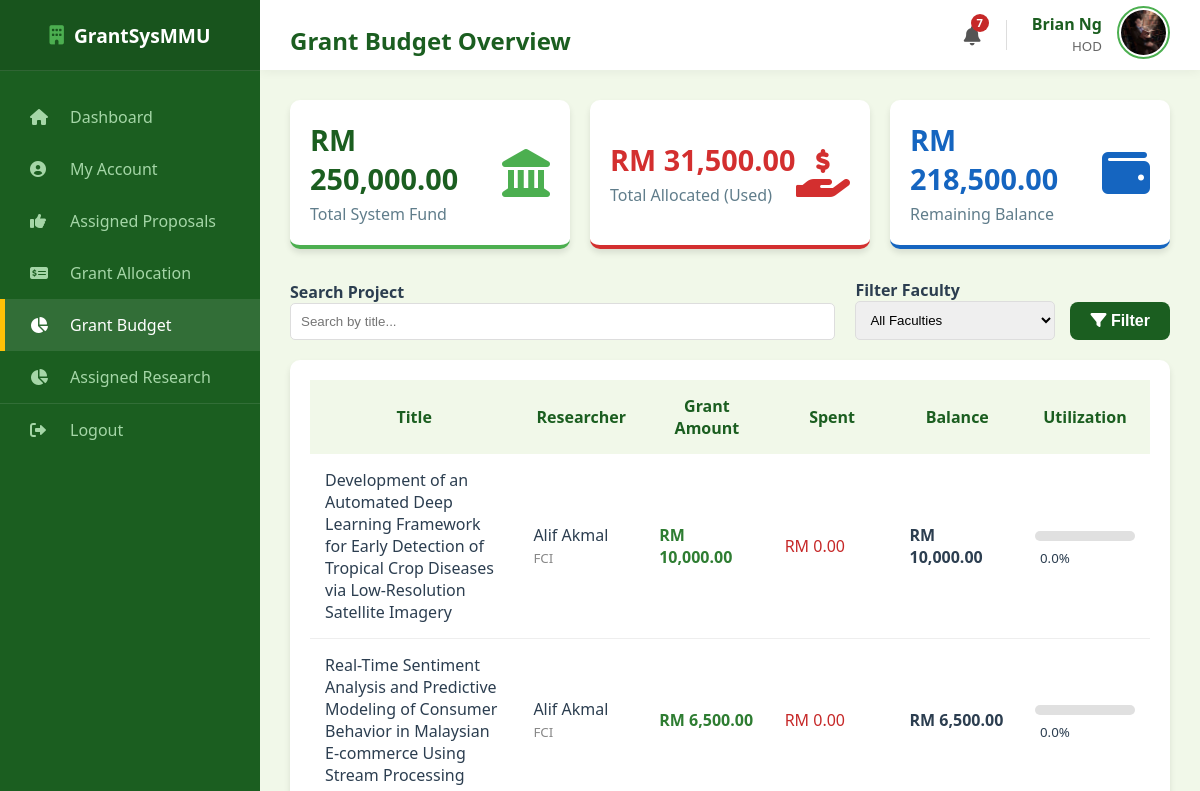
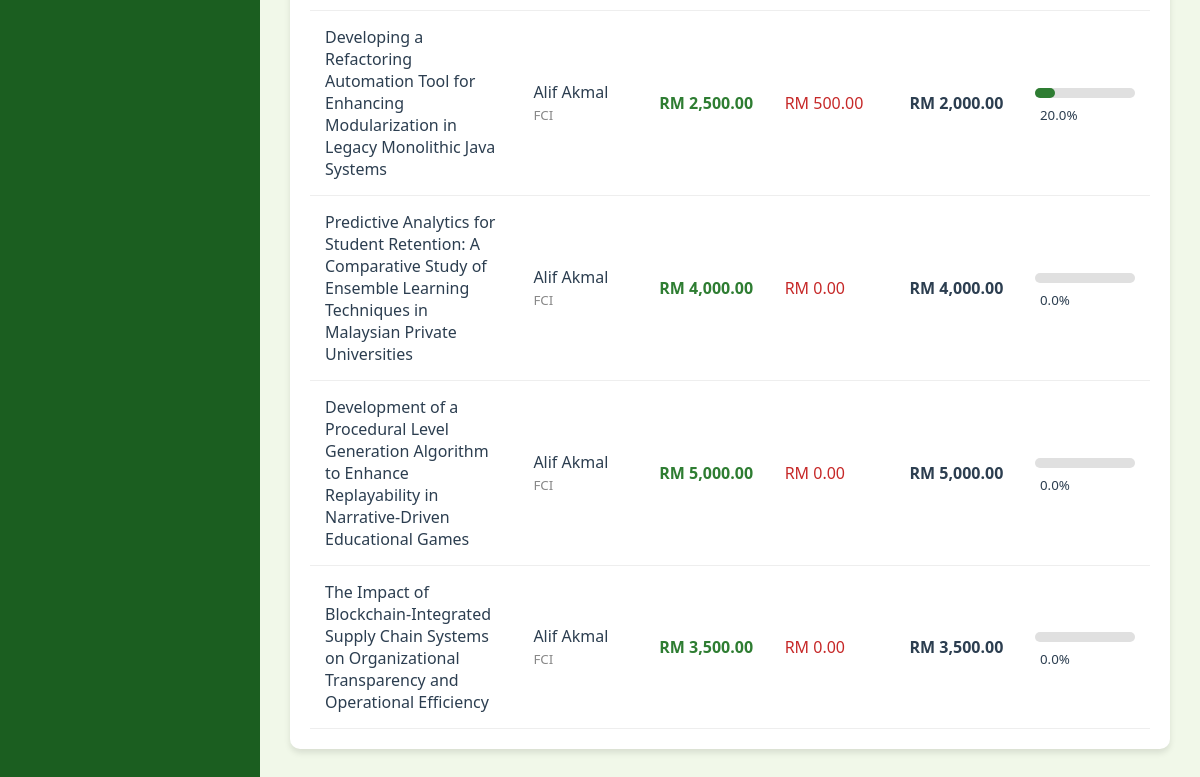
Page /hod/grant_budget (signed in) on the earlier database version (2 pictures, top to bottom).
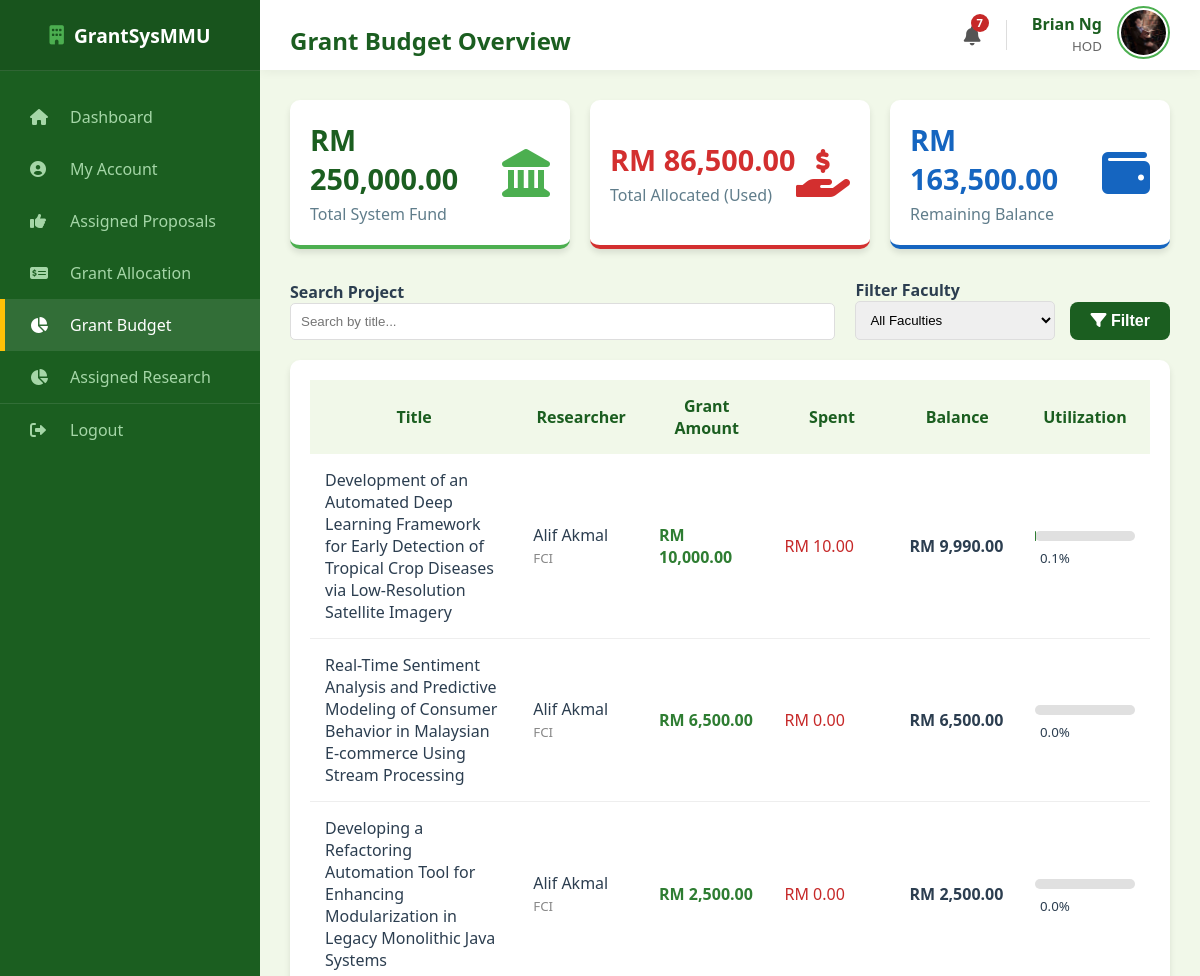
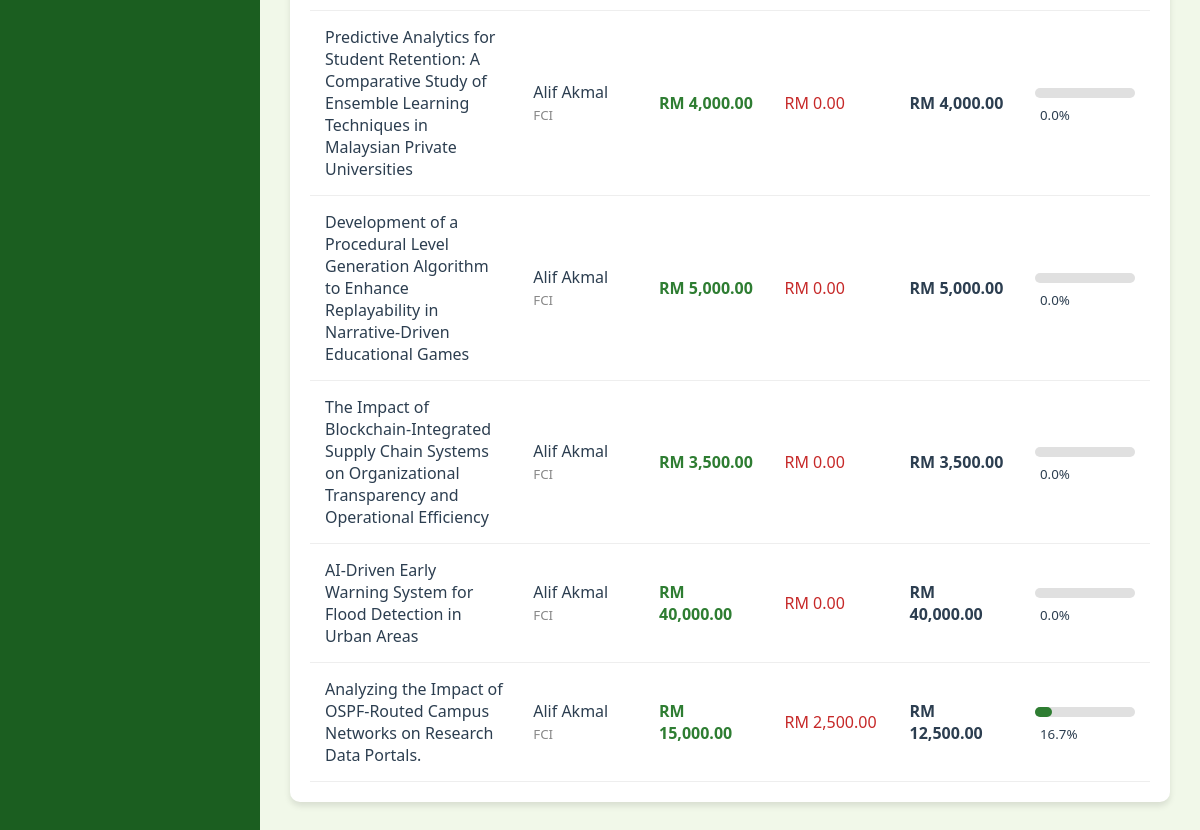
Same page on the later database version (2 pictures, top to bottom).
### models.py (models this page shows, shortened)
class User(db.Model):
    __tablename__ = "user"
    mmu_id = db.Column(db.String(15), primary_key=True)
    name = db.Column(db.String(150), nullable=False)
    email = db.Column(db.String(100), unique=True, nullable=False)
    password = db.Column(db.String(100), nullable=False)
    faculty = db.Column(db.String(100), nullable=False)
    user_role = db.Column(db.String(25), nullable=False)
    profile_image = db.Column(db.String(20), nullable=False, default="default.jpg")
    phone_number = db.Column(db.String(20), nullable=True)
    admin_profile = db.relationship(
        "Admin", backref="user_info", uselist=False, cascade="all, delete-orphan"
    )
    researcher_profile = db.relationship(
        "Researcher", backref="user_info", uselist=False, cascade="all, delete-orphan"
    )
    reviewer_profile = db.relationship(
        "Reviewer", backref="user_info", uselist=False, cascade="all, delete-orphan"
    )
    hod_profile = db.relationship(
        "HOD", backref="user_info", uselist=False, cascade="all, delete-orphan"
    )

class Grant(db.Model):
    __tablename__ = "grant"
    grant_id = db.Column(db.Integer, primary_key=True)
    grant_amount = db.Column(db.Float, nullable=False)
    award_date = db.Column(db.DateTime, default=malaysia_now)
    proposal_id = db.Column(
        db.Integer, db.ForeignKey("proposal.proposal_id"), nullable=False
    )
    proposal = db.relationship(
        "Proposal", backref=db.backref("grant_award", uselist=False)
    )

class Proposal(db.Model):
    __tablename__ = "proposal"
    proposal_id = db.Column(db.Integer, primary_key=True)
    title = db.Column(db.String(255), nullable=False)
    research_area = db.Column(db.String(100), nullable=False, default="General")
    requested_budget = db.Column(db.Float, nullable=False)
    status = db.Column(db.String(30), nullable=False, default="Draft")
    submission_date = db.Column(db.Date, default=malaysia_now)
    document_file = db.Column(db.String(100), nullable=True)
    review_score = db.Column(db.Integer, nullable=True)
    review_feedback = db.Column(db.Text, nullable=True)
    review_draft = db.Column(db.Text, nullable=True)
    researcher_id = db.Column(
        db.Integer, db.ForeignKey("researcher.researcher_id"), nullable=False
    )
    cycle_id = db.Column(
        db.Integer, db.ForeignKey("grant_cycle.cycle_id"), nullable=False
    )
    assigned_reviewer_id = db.Column(
        db.Integer, db.ForeignKey("reviewer.reviewer_id"), nullable=True
    )
    assigned_hod_id = db.Column(db.Integer, db.ForeignKey("hod.hod_id"), nullable=True)
    reviewer = db.relationship("Reviewer", foreign_keys=[assigned_reviewer_id])
    hod = db.relationship("HOD", foreign_keys=[assigned_hod_id])
    deadlines = db.relationship(
        "Deadline", backref="proposal", cascade="all, delete-orphan"
    )

### routes/hod_routes.py (the view)
@hod_bp.route("/hod/grant_budget")
def hod_grant_budget():
    if session.get("role") != "HOD":
        return redirect(url_for("hod.hod_login"))
    user = User.query.get(session["user_id"])
    current_hod = HOD.query.filter_by(mmu_id=user.mmu_id).first()
    total_budget_in = db.session.query(func.sum(Budget.amount)).scalar() or 0.0
    total_grants_out = db.session.query(func.sum(Grant.grant_amount)).scalar() or 0.0
    remaining_balance = total_budget_in - total_grants_out
    search_query = request.args.get("search", "")
    filter_faculty = request.args.get("faculty", "")
    page = request.args.get("page", 1, type=int)
    per_page = 8
    query = (
        Proposal.query.join(Grant)
        .filter(Proposal.assigned_hod_id == current_hod.hod_id)
        .join(Researcher)
        .join(User)
    )
    if search_query:
        query = query.filter(Proposal.title.ilike(f"%{search_query}%"))
    if filter_faculty:
        query = query.filter(User.faculty == filter_faculty)
    pagination = query.paginate(page=page, per_page=per_page, error_out=False)
    proposal_data = []
    for p in pagination.items:
        spent = (
            db.session.query(func.sum(ProgressReport.financial_usage))
            .filter_by(proposal_id=p.proposal_id)
            .scalar()
            or 0.0
        )
        grant_amount = p.grant_award.grant_amount
        proposal_data.append(
            {
                "proposal": p,
                "spent": spent,
                "grant_amount": grant_amount,
                "balance": grant_amount - spent,
                "utilization": (spent / grant_amount * 100) if grant_amount > 0 else 0,
            }
        )
    return render_template(
        "hod_grant_budget.html",
        user=user,
        total_fund=total_budget_in,
        total_allocated=total_grants_out,
        current_balance=remaining_balance,
        proposal_data=proposal_data,
        pagination=pagination,
        faculties=Faculty.query.all(),
    )

### templates/hod_grant_budget.html (shortened to what this page needs)
<!DOCTYPE html>
<html lang="en">
<head>
    <link rel="stylesheet" type="text/css" href="{{ url_for('static', filename='style.css') }}">
    <link rel="stylesheet" href="https://cdnjs.cloudflare.com/ajax/libs/font-awesome/6.0.0/css/all.min.css">
</head>
<body>
    <div class="dashboard-container">
        <div class="sidebar">
            <div class="sidebar-header"><i class="fas fa-building"
                    style="margin-right: 10px; color: var(--secondary-color);"></i> GrantSysMMU</div>
            <ul class="sidebar-menu">
                <li><a href="{{ url_for('hod.hod_dashboard') }}"><i class="fas fa-home"></i> Dashboard</a></li>
                <li><a href="{{ url_for('hod.hod_profile') }}"><i class="fas fa-user-circle"></i> My Account</a></li>
                <li><a href="{{ url_for('hod.hod_assigned_proposals') }}"><i class="fas fa-thumbs-up"></i>
                        Assigned Proposals</a></li>
                <li><a href="{{ url_for('hod.hod_grant_allocation') }}"><i class="fas fa-money-check-alt"></i> Grant Allocation</a></li>
                <li class="active"><a href="{{ url_for('hod.hod_grant_budget') }}"><i class="fas fa-chart-pie"></i> Grant Budget</a></li>
                <li><a href="{{ url_for('hod.hod_assigned_research') }}"><i class="fas fa-chart-pie"></i> Assigned Research</a></li>
                <li style="margin-top: auto; border-top: 1px solid rgba(255,255,255,0.1);">
                    <a href="{{ url_for('auth.logout') }}"><i class="fas fa-sign-out-alt"></i> Logout</a>
                </li>
            </ul>
        </div>
        <div class="main-content">
            <div class="top-bar">
                <h2>Grant Budget Overview</h2>
                <div style="display: flex; align-items: center; gap: 25px;">
                    <a href="{{ url_for('auth.view_notifications') }}"
                        style="position: relative; color: #555; font-size: 1.2rem; text-decoration: none;">
                        <i class="fas fa-bell"></i>
                        {% if unread_notifications > 0 %}
                        <span
                            style="position: absolute; top: -8px; right: -8px; background: #c62828; color: white; border-radius: 50%; width: 18px; height: 18px; font-size: 0.7rem; display: flex; align-items: center; justify-content: center; font-weight: bold;">
                            {{ unread_notifications }}
                        </span>
                        {% endif %}
                    </a>
                    <div style="display: flex; align-items: center; gap: 15px;">
                        <div style="text-align: right; line-height: 1.3;">
                            <span style="display: block; font-weight: bold; color: #1b5e20;">{{ user.name }}</span>
                            <small style="color: #666;">HOD</small>
                        </div>
                        <a href="{{ url_for('hod.hod_profile') }}">
                            <img src="{{ url_for('static', filename='profile_pics/' + user.profile_image) }}"
                                alt="Profile"
                                style="width: 45px; height: 45px; border-radius: 50%; object-fit: cover; border: 2px solid #4caf50; padding: 2px;">
                        </a>
                    </div>
                </div>
            </div>
            <div class="content-wrapper">
                <div class="stats-grid">
                    <div class="stat-card" style="border-bottom-color: #4caf50;">
                        <div class="stat-info">
                            <h3 style="font-size: 1.8rem;">RM {{ "{:,.2f}".format(total_fund) }}</h3>
                            <p>Total System Fund</p>
                        </div>
                        <i class="fas fa-landmark stat-icon" style="color: #4caf50;"></i>
                    </div>
                    <div class="stat-card" style="border-bottom-color: #d32f2f;">
                        <div class="stat-info">
                            <h3 style="color: #d32f2f; font-size: 1.8rem;">RM {{ "{:,.2f}".format(total_allocated) }}</h3>
                            <p>Total Allocated (Used)</p>
                        </div>
                        <i class="fas fa-hand-holding-usd stat-icon" style="color: #d32f2f;"></i>
                    </div>
                    <div class="stat-card" style="border-bottom-color: #1565c0;">
                        <div class="stat-info">
                            <h3 style="color: #1565c0; font-size: 1.8rem;">RM {{ "{:,.2f}".format(current_balance) }}</h3>
                            <p>Remaining Balance</p>
                        </div>
                        <i class="fas fa-wallet stat-icon" style="color: #1565c0;"></i>
                    </div>
                </div>
                <div class="section-card" style="margin-bottom: 20px;">
                    <form method="GET" action="{{ url_for('hod.hod_grant_budget') }}" style="display: flex; gap: 15px; align-items: flex-end;">
                        <div style="flex: 1;">
                            <label style="font-weight: bold;">Search Project</label>
                            <input type="text" name="search" placeholder="Search by title..." value="{{ request.args.get('search', '') }}" style="width: 95%; padding: 10px; border: 1px solid #ddd; border-radius: 5px;">
                        </div>
                        <div style="width: 200px;">
                            <label style="font-weight: bold;">Filter Faculty</label>
                            <select name="faculty" style="width: 100%; padding: 10px; border: 1px solid #ddd; border-radius: 5px;">
                                <option value="">All Faculties</option>
                            </select>
                        </div>
                        <button type="submit" class="btn-primary" style="width: auto; padding: 10px 20px;"><i class="fas fa-filter"></i> Filter</button>
                    </form>
                </div>
                <div class="table-card">
                    <table style="width: 100%; border-collapse: collapse;">
                        <thead>
                            <tr style="background: #f1f8e9; color: #1b5e20;">
                                <th style="padding: 15px; width:25%;">Title</th>
                                <th style="padding: 15px; width:15%;">Researcher</th>
                                <th style="padding: 15px; width:15%;">Grant Amount</th>
                                <th style="padding: 15px; width:15%;">Spent</th>
                                <th style="padding: 15px; width:15%;">Balance</th>
                                <th style="padding: 15px; width:15%;">Utilization</th>
                            </tr>
                        </thead>
                        <tbody>
                            {% for item in proposal_data %}
                            <tr style="border-bottom: 1px solid #eee;">
                                <td style="padding: 15px; font-weight: 500;">{{ item.proposal.title }}</td>
                                <td style="padding: 15px;">{{ item.proposal.researcher.user_info.name }}<br><small style="color:#888;">{{ item.proposal.researcher.user_info.faculty }}</small></td>
                                <td style="padding: 15px; color: #2e7d32; font-weight: bold;">RM {{ "{:,.2f}".format(item.grant_amount) }}</td>
                                <td style="padding: 15px; color: #c62828;">RM {{ "{:,.2f}".format(item.spent) }}</td>
                                <td style="padding: 15px; font-weight: bold;">RM {{ "{:,.2f}".format(item.balance) }}</td>
                                <td style="padding: 15px;">
                                    <div style="background: #e0e0e0; border-radius: 10px; height: 10px; width: 100px; display: inline-block;">
                                        <div style="background: {% if item.utilization > 90 %}#c62828{% elif item.utilization > 50 %}#fbc02d{% else %}#2e7d32{% endif %};
                                                    width: {{ item.utilization if item.utilization <= 100 else 100 }}%; height: 100%; border-radius: 10px;"></div>
                                    </div>
                                    <small style="margin-left: 5px;">{{ "{:.1f}".format(item.utilization) }}%</small>
                                </td>
                            </tr>
                            {% else %}
                            <tr>
                                <td colspan="6" style="padding: 20px; text-align: center; color: #777;">No active grants found matching your criteria.</td>
                            </tr>
                            {% endfor %}
                        </tbody>
                    </table>
                </div>
            </div>
        </div>
    </div>
</body>
</html>

Differences in the rows shown:
computed for Grant (number 1 of 8 on the later page): spent "0.00" → "10.00"; balance "10,000.00" → "9,990.00"; utilization "0.0" → "0.1"
computed for Grant (number 3 of 8 on the later page): spent "500.00" → "0.00"; balance "2,000.00" → "2,500.00"; utilization "20.0" → "0.0"
added Grant: proposal "AI-Driven Early Warning System for Flood Detection in Urban Areas", proposal.researcher.user_info.name "Alif Akmal", proposal.researcher.user_info.faculty "FCI", grant_amount "40,000.00", spent "0.00", balance "40,000.00", utilization "0.0"
added Grant: proposal "Analyzing the Impact of OSPF-Routed Campus Networks on Research Data Portals.", proposal.researcher.user_info.name "Alif Akmal", proposal.researcher.user_info.faculty "FCI", grant_amount "15,000.00", spent "2,500.00", balance "12,500.00", {{ item.utilization if item.utilization <= 100 else 100 }} 16.666666666666664 (drawn), utilization "16.7"
Other differences:
{{ "{:,.2f}".format(total_allocated) }}: "31,500.00" → "86,500.00"
{{ "{:,.2f}".format(current_balance) }}: "218,500.00" → "163,500.00"
